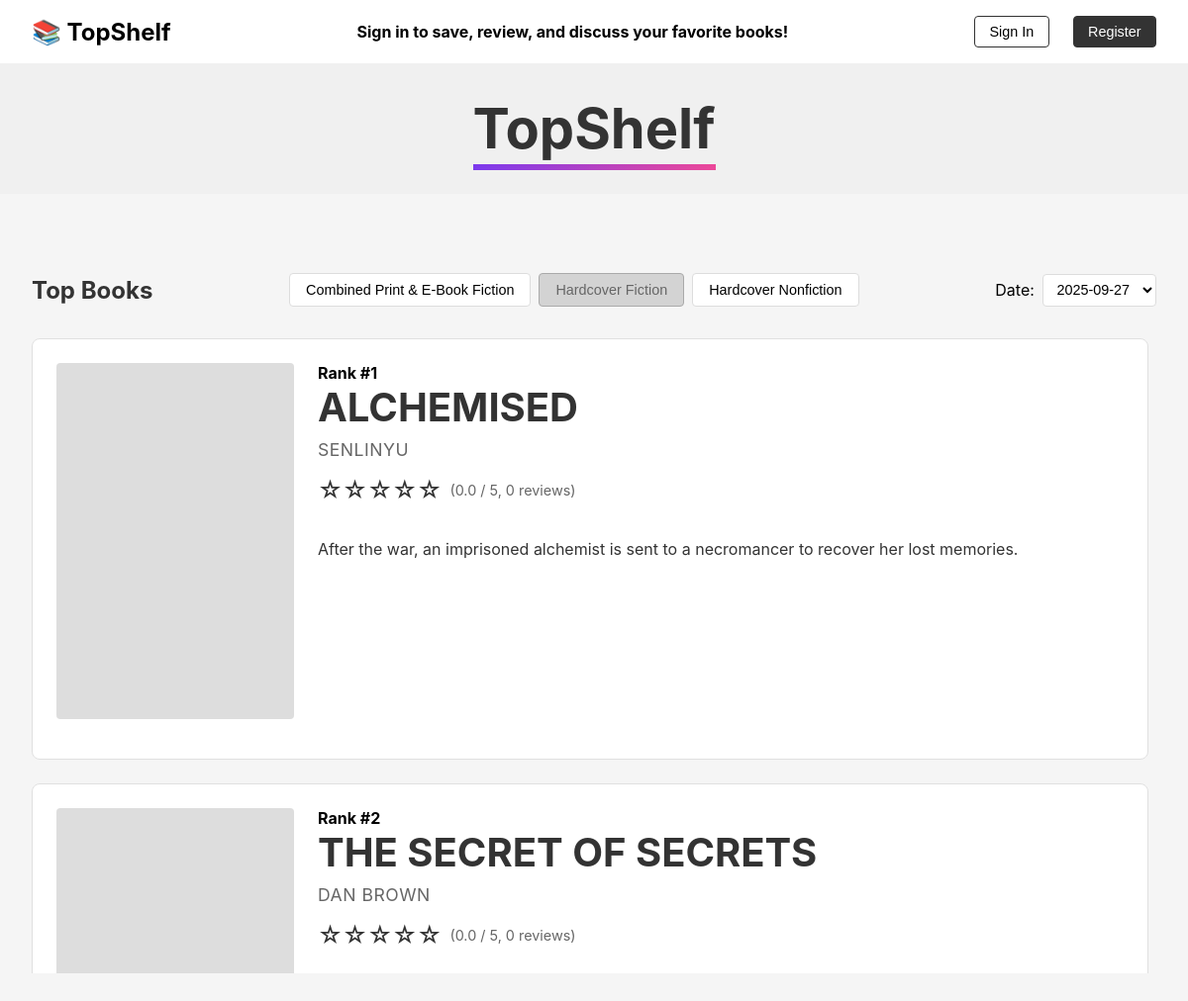
The page /homepage.php on the database its author committed.
### tables this page shows
CREATE TABLE Books (
	ISBN VARCHAR(255) PRIMARY KEY,
title VARCHAR(255) NOT NULL,
	author VARCHAR(255) NOT NULL,
description VARCHAR(255) NOT NULL,
coverImage VARCHAR(255) NOT NULL
);

### auth.php (called while the page is built, shortened)
<?php
function is_logged_in() {
    return !empty($_SESSION['user_id']);
}
?>

### book-db.php (called while the page is built, shortened)
<?php
    function getBooksByList($listName, $date = '2025-09-27') {
        global $db;
        $query = "
            SELECT
                b.ISBN,
                b.title,
                b.author,
                b.description,
                b.coverImage,
                bs.listRank,
                ROUND(AVG(r.rating), 1) AS avgRating,
                COUNT(r.rating) AS ratingCount
                FROM Books b
                INNER JOIN Bestsellers bs
                    ON b.ISBN = bs.ISBN
                INNER JOIN BestsellerLists bl
                    ON bs.listName = bl.listName AND bs.date = bl.date
                LEFT JOIN Reviews r
                    ON b.ISBN = r.ISBN
                WHERE bl.listName = :listName
                AND bl.date = :date
                GROUP BY b.ISBN, b.title, b.author, b.description, b.coverImage, bs.listRank
                ORDER BY bs.listRank ASC;
            ";
        $statement = $db->prepare($query);
        $statement->bindValue(':listName', $listName);
        $statement->bindValue(':date', $date);
        $statement->execute();
        $results = $statement->fetchAll();
        return $results;
    }
    function getAvailableDatesForList($listName) {
        global $db;
        $query = "SELECT DISTINCT date FROM BestsellerLists WHERE listName = :listName ORDER BY date DESC";
        $statement = $db->prepare($query);
        $statement->bindValue(':listName', $listName);
        $statement->execute();
        $results = $statement->fetchAll();
        return $results;
    }
?>

### homepage.php (the view, shortened to what this page needs)
<?php
require_once 'auth.php';
require('connect-db.php');
require('book-db.php');
$listName = $_GET['list'] ?? 'Hardcover Fiction';
$date = $_GET['date'] ?? '2025-09-27';
$top_books = getBooksByList($listName, $date);
function isActiveList($current, $selected) {
    return $current === $selected ? 'active-filter' : '';
}
?>
<!DOCTYPE html>
<html lang="en">
<head>
    <link rel="stylesheet" href="styles.css">
</head>
<body>
    <?php include('header.php'); ?>
    <section class="hero">
        <h1>TopShelf</h1>
    </section>
    <div class="container">
        <div class="section-header">
            <h2>Top Books</h2>
            <div class="filter-container">
            <a href="?list=Combined%20Print%20%26%20E-Book%20Fiction&date=<?php echo $date; ?>">
                <button class="filter-btn <?php echo isActiveList($listName, 'Combined Print & E-Book Fiction'); ?>">
                    Combined Print & E-Book Fiction
                </button>
            </a>
            <a href="?list=Hardcover%20Fiction&date=<?php echo $date; ?>">
                <button class="filter-btn <?php echo isActiveList($listName, 'Hardcover Fiction'); ?>">
                    Hardcover Fiction
                </button>
            </a>
            <a href="?list=Hardcover%20Nonfiction&date=<?php echo $date; ?>">
                <button class="filter-btn <?php echo isActiveList($listName, 'Hardcover Nonfiction'); ?>">
                    Hardcover Nonfiction
                </button>
            </a>
            </div>
            <div class="date-container">
                <form method="get" style="display:flex; gap:0.5rem; align-items:center;">
                    <label for="date">Date:</label>
                        <select id="date" name="date" onchange="this.form.submit()" class="date-dropdown">
                        <?php
                            $availableDates = getAvailableDatesForList($listName);
                            foreach ($availableDates as $row) {
                                $selected = ($row['date'] === $date) ? 'selected' : '';
                                echo "<option value='{$row['date']}' $selected>{$row['date']}</option>";
                            }
                        ?>
                    </select>
                </form>
            </div>
        </div>
        <div class="book-grid">
            <?php if (!empty($top_books)): ?>
                <?php foreach ($top_books as $book): ?>
                <div class="book-card" style="cursor: pointer;" onclick="window.location.href='book-details.php?isbn=<?php echo urlencode($book['ISBN']); ?>'">
                    <div class="book-cover"
                        style="background-image: url('<?php echo htmlspecialchars($book['coverImage']); ?>');
                                background-size: cover;
                                background-position: center;">
                    </div>
                    <div class="book-info">
                        <p><strong>Rank #<?php echo htmlspecialchars($book['listRank']); ?></strong></p>
                        <h3 class="book-title"><?php echo htmlspecialchars($book['title']); ?></h3>
                        <p class="book-author"><?php echo htmlspecialchars($book['author']); ?></p>
                        <?php
                            $rating = (float)($book['avgRating'] ?? 0);
                            $filledStars = floor($rating);
                            $emptyStars = 5 - $filledStars;
                        ?>
                        <div class="star-rating">
                            <?php echo str_repeat('☆', $emptyStars);?>
                            <span style="font-size:0.9rem; color:#666;">
                                (<?php echo htmlspecialchars(number_format($rating, 1)); ?> / 5,
                                <?php echo htmlspecialchars($book['ratingCount']); ?> reviews)
                            </span>
                        </div>
                        <p class="book-description"><?php echo htmlspecialchars($book['description']); ?></p>
                    </div>
                </div>
                <?php endforeach; ?>
            <?php else: ?>
                <p>No books found for <?php echo htmlspecialchars($listName); ?> on <?php echo htmlspecialchars($date); ?>.</p>
            <?php endif; ?>
        </div>
    </div>
</body>
</html>

### header.php
<?php
require_once 'auth.php';
?>
<header>
  <nav>
    <div class="logo"><a href="homepage.php" style="text-decoration:none;color:inherit;">📚 TopShelf</a></div>
    <div class="nav-links">
      <?php if (function_exists('is_logged_in') && is_logged_in()): ?>
        <a href="book-clubs.php">Book Clubs</a>
        <a href="profile.php">Profile</a>
      <?php else: ?>
        <p><strong>Sign in to save, review, and discuss your favorite books!</strong></p>
      <?php endif; ?>
    </div>
    <div class="auth-buttons">
      <?php if (function_exists('is_logged_in') && is_logged_in()): ?>
        <span style="margin-top:0.5rem">Welcome, <?php echo htmlspecialchars($_SESSION['username'] ?? $_SESSION['user_id'] ?? ''); ?></span>
        <a href="logout.php" style="text-decoration:none;">
          <button style="padding:0.45rem 0.9rem;border-radius:4px;border:1px solid #333;background:#333;color:#fff;cursor:pointer;">Logout</button>
        </a>
      <?php else: ?>
        <a href="login.php" style="text-decoration:none;">
          <button style="padding:0.45rem 0.9rem;border-radius:4px;border:1px solid #333;background:#fff;cursor:pointer;">Sign In</button>
        </a>
        <a href="register.php" style="text-decoration:none;margin-left:0.5rem;">
          <button style="padding:0.45rem 0.9rem;border-radius:4px;border:1px solid #333;background:#333;color:#fff;cursor:pointer;">Register</button>
        </a>
      <?php endif; ?>
    </div>
  </nav>
</header>

### styles.css (style rules this page uses)
* { margin: 0; padding: 0; box-sizing: border-box; }
body { font-family: -apple-system, BlinkMacSystemFont, 'Segoe UI', Roboto, Oxygen, Ubuntu, Cantarell, sans-serif; background-color: #f5f5f5; }
header { background-color: white; padding: 1rem 2rem; box-shadow: 0 1px 3px rgba(0,0,0,0.1); }
nav { display: flex; justify-content: space-between; align-items: center; max-width: 1200px; margin: 0 auto; }
.logo { font-size: 1.5rem; font-weight: bold; }
.nav-links { display: flex; gap: 2rem; align-items: center; }
.auth-buttons { display: flex; gap: 1rem; }
.auth-buttons button { padding: 0.5rem 1.2rem; border: 1px solid #333; background-color: white; cursor: pointer; font-size: 0.9rem; border-radius: 4px; }
.hero { background-color: #f0f0f0; padding: 2rem 2rem; text-align: center; }
.hero h1 { font-size: 3.5rem; font-weight: bold; color: #333; position: relative; display: inline-block; }
.hero h1::after { content: ''; position: absolute; bottom: -8px; left: 0; right: 0; height: 6px; background: linear-gradient(to right, #7c3aed, #ec4899); }
.container { max-width: 1200px; margin: 0 auto; padding: 3rem 2rem; }
.hero { text-align: center; margin-bottom: 2rem; }
.section-header { display: flex; justify-content: space-between; align-items: center; margin-bottom: 2rem; }
.section-header h2 { font-size: 1.5rem; color: #333; }
.filter-container { display: flex; gap: 0.5rem; align-items: center; }
.filter-btn { padding: 0.5rem 1rem; background-color: white; border: 1px solid #ddd; border-radius: 4px; cursor: pointer; font-size: 0.9rem; }
.active-filter { background-color: #d3d3d3; color: #666; border-color: #aaa; cursor: default; pointer-events: none; }
.date-container { display: flex; gap: 0.5rem; align-items: center }
.date-dropdown { padding: 0.4rem 0.6rem; border: 1px solid #ddd; border-radius: 4px; font-size: 0.9rem; background-color: #fff; cursor: pointer; }
.book-grid { display: grid; gap: 1.5rem; max-height: calc((150px + 3rem) * 3 + 1.5rem * 2); overflow-y: auto; overflow-x: hidden; padding-right: 0.5rem; scroll-behavior: smooth; }
.book-card { background-color: white; border: 1px solid #e0e0e0; border-radius: 8px; padding: 1.5rem; display: flex; gap: 1.5rem; }
.book-cover { width: 100px; height: 150px; background-color: #ddd; border-radius: 4px; flex-shrink: 0; }
.book-info { flex: 1; }
.book-title { font-size: 1.3rem; font-weight: 600; margin-bottom: 0.5rem; color: #333; }
.book-author { color: #666; font-size: 0.9rem; margin-bottom: 0.5rem; text-transform: uppercase; letter-spacing: 0.5px; }
.star-rating { color: #333; margin-bottom: 0.8rem; font-size: 1.1rem; }
.book-description { color: #666; font-size: 0.95rem; line-height: 1.5; margin-bottom: 1rem; }
.book-cover { width: 240px; height: 360px; background-color: #ddd; border-radius: 4px; background-size: cover; background-position: center; margin-bottom: 1rem; }
.book-title { font-size: 2.5rem; font-weight: bold; margin-bottom: 0.5rem; color: #333; }
.book-author { font-size: 1.1rem; color: #666; margin-bottom: 1rem; }
.star-rating { display: flex; align-items: center; gap: 0.5rem; font-size: 1.5rem; margin-bottom: 2rem; }
.book-description { color: #333; font-size: 1rem; line-height: 1.7; margin-bottom: 1.5rem; }

### rows shown on the page
books: listRank "1", title "ALCHEMISED", author "SENLINYU", emptyStars "☆☆☆☆☆", rating "0.0", ratingCount "0", description "After the war, an imprisoned alchemist is sent to a necromancer to recover her lost memories."
books: listRank "2", title "THE SECRET OF SECRETS", author "DAN BROWN", emptyStars "☆☆☆☆☆", rating "0.0", ratingCount "0"

### other values the page prints
form field date "2025-09-27"
